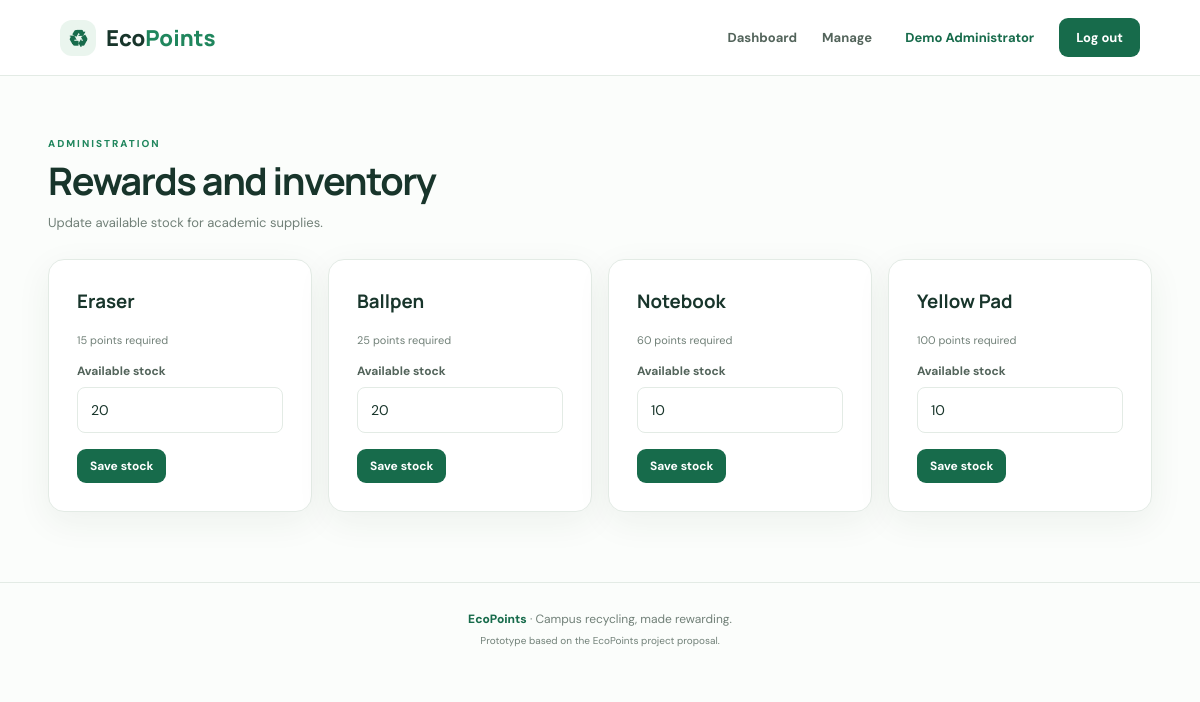
The page /admin_rewards.php (signed in) on the database its author committed.
### tables this page shows
CREATE TABLE rewards (
 id INT AUTO_INCREMENT PRIMARY KEY, name VARCHAR(100) NOT NULL, points_required INT NOT NULL,
 stock INT NOT NULL DEFAULT 0, active TINYINT(1) NOT NULL DEFAULT 1
);

### admin_rewards.php (the view)
<?php require 'config/database.php';require 'includes/auth.php';require_role('admin');$msg='';if($_SERVER['REQUEST_METHOD']==='POST'){$id=(int)$_POST['id'];$stock=max(0,(int)$_POST['stock']);$pdo->prepare("UPDATE rewards SET stock=? WHERE id=?")->execute([$stock,$id]);$msg='Inventory updated.';}$items=$pdo->query("SELECT * FROM rewards ORDER BY points_required")->fetchAll();$pageTitle='Rewards inventory';include 'includes/header.php';?><div class="page-heading"><span class="eyebrow">ADMINISTRATION</span><h1>Rewards and inventory</h1><p>Update available stock for academic supplies.</p></div><?php if($msg):?><div class="notice success"><?=$msg?></div><?php endif;?><div class="reward-grid"><?php foreach($items as $it):?><div class="panel inventory-card"><h3><?=htmlspecialchars($it['name'])?></h3><p><?=$it['points_required']?> points required</p><form method="post"><input type="hidden" name="id" value="<?=$it['id']?>"><label>Available stock<input type="number" min="0" name="stock" value="<?=$it['stock']?>"></label><button class="btn primary small">Save stock</button></form></div><?php endforeach;?></div><?php include 'includes/footer.php';?>

### includes/header.php (shortened to what this page needs)
<?php
$user = $_SESSION['user'] ?? null;
?>
<!doctype html><html lang="en"><head>
<link rel="stylesheet" href="assets/css/style.css">
</head><body>
<header class="topbar">
  <a class="brand" href="index.php"><span class="brand-mark">♻</span><span>Eco<span>Points</span></span></a>
  <nav>
    <?php if ($user): ?>
      <a href="dashboard.php">Dashboard</a>
      <?php if ($user['role']==='admin'): ?><a href="admin.php">Manage</a><?php endif; ?>
      <span class="nav-user"><?= htmlspecialchars($user['name']) ?></span><a class="nav-logout" href="logout.php">Log out</a>
    <?php else: ?><a href="login.php">Log in</a><a class="nav-cta" href="register.php">Create account</a><?php endif; ?>
  </nav>
</header>
<main class="container">

### includes/footer.php
</main><footer class="footer"><span>EcoPoints</span> · Campus recycling, made rewarding. <small>Prototype based on the EcoPoints project proposal.</small></footer>
<script src="assets/js/app.js"></script></body></html>

### assets/css/style.css (style rules this page uses)
:root { --green:#176b4b;--green2:#20865d;--mint:#eaf5ee;--ink:#18352b;--muted:#718078;--line:#e3ebe5;--paper:#fbfdfb;--orange:#eaa85c }
* { box-sizing:border-box }
html { scroll-behavior:smooth }
body { margin:0;background:var(--paper);color:var(--ink);font-family:'DM Sans',sans-serif }
a { color:inherit;text-decoration:none }
.topbar { height:76px;display:flex;align-items:center;justify-content:space-between;padding:0 max(5vw,24px);background:#fff;border-bottom:1px solid var(--line);position:sticky;top:0;z-index:10 }
.brand { display:flex;align-items:center;gap:10px;font:800 22px Manrope }
.brand>span:last-child>span { color:var(--green2) }
.brand-mark { display:grid;place-items:center;width:36px;height:36px;background:var(--mint);color:var(--green);border-radius:12px;font-size:23px }
.topbar nav { display:flex;align-items:center;gap:25px;font-size:13px;font-weight:700 }
.topbar nav a { color:#53645b }
.nav-user { color:var(--green);padding-left:8px }
.nav-cta,.nav-logout { background:var(--green);color:#fff!important;padding:11px 17px;border-radius:9px }
.container { max-width:1160px;margin:auto;padding:0 28px }
.eyebrow { font-size:10px;letter-spacing:2px;font-weight:800;color:var(--green2) }
h1,h2,h3 { font-family:Manrope,sans-serif }
h1 { font-size:clamp(42px,5vw,66px);line-height:1.08;letter-spacing:-2.5px;margin:18px 0 }
.btn { border:0;display:inline-flex;align-items:center;justify-content:center;gap:18px;padding:14px 21px;border-radius:9px;font:700 13px 'DM Sans';cursor:pointer;transition:.2s }
.primary { background:var(--green);color:white }
.small { padding:9px 13px;font-size:12px }
.footer { border-top:1px solid var(--line);padding:28px;text-align:center;color:var(--muted);font-size:12px }
.footer span { font-weight:800;color:var(--green) }
.footer small { display:block;margin-top:7px;font-size:10px }
.form-card,.panel { background:white;border:1px solid var(--line);border-radius:16px;padding:28px;box-shadow:0 10px 35px #193e2510 }
.form-card label,.form-panel label,.inventory-card label { display:block;font-size:12px;font-weight:700;margin:16px 0;color:#53645b }
.form-card input,.form-panel input,.form-panel select,.inventory-card input { display:block;width:100%;margin-top:8px;padding:13px;border:1px solid var(--line);border-radius:8px;font:14px 'DM Sans';background:#fff;color:var(--ink) }
.dashboard-head h1,.page-heading h1 { font-size:38px;letter-spacing:-1.4px;margin:8px 0 }
.dashboard-head p,.page-heading p { color:var(--muted);font-size:13px }
.page-heading { margin:55px 0 28px }
.reward-grid { display:grid;grid-template-columns:repeat(4,1fr);gap:16px;margin-bottom:70px }
.inventory-card h3 { margin-top:0 }
.inventory-card p { font-size:11px;color:var(--muted) }
.inventory-card form { margin-top:15px }

### rows shown on the page
rewards: name "Eraser", points_required "15", stock "20"
rewards: name "Ballpen", points_required "25", stock "20"
rewards: name "Notebook", points_required "60", stock "10"
rewards: name "Yellow Pad", points_required "100", stock "10"

### other values the page prints
$user['name'] "Demo Administrator"
